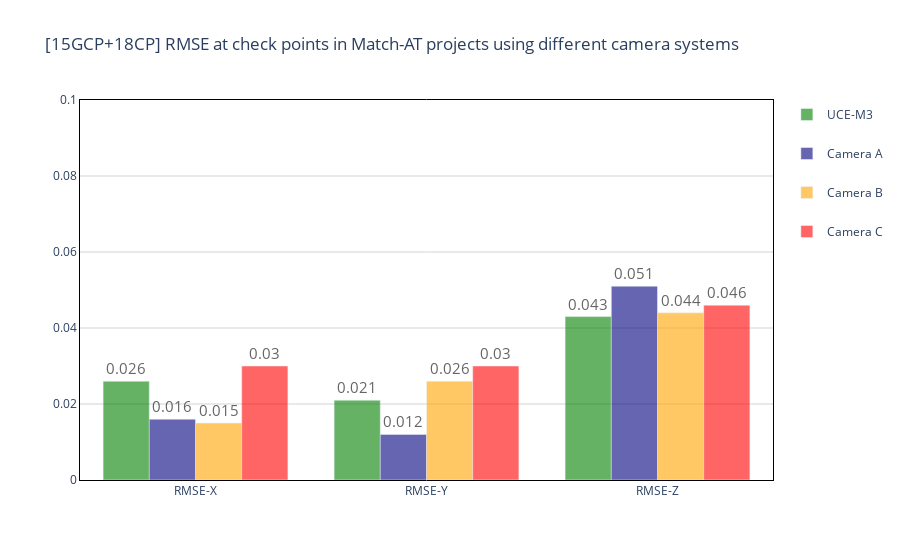

Notebook source saved alongside this figure:
### Code cell
"""[15GCP + 18CP] RMSE-BARPLOT"""
# [15GCP+18CP] Bar subplot of RMSE - x/y/z
""" 
Compare the results from Inpho projets with Match-AT setting: GNSS and shifts for all on, IMU on. Earth curvature and Refraction correction: on
"""

fig = go.Figure()
# prj_15gcp_list = [prj_15GCP_uce_m3, prj_15GCP_uce_4,
#                   prj_15GCP_leica, prj_15GCP_igi, prj_15GCP_pas]
# camera_names = ["UCE-M3", "UCE-4.1", "DMC-4", "UM-2", "PAS-880"]
# colors = ['green', 'navy', 'orange', 'red', 'deeppink']
# camera_names = ["UCE-M3", "UCE-4.1", "DMC-4", "UM-2"] # Non-anonymized
prj_15gcp_list = [prj_15GCP_uce_m3, prj_15GCP_uce_4,
                  prj_15GCP_leica, prj_15GCP_igi]
camera_names = ["UCE-M3", "Camera A", "Camera B", "Camera C"] #A: UCE-4.1, B: DMC-4, C: UM-2
colors = ['green', 'navy', 'orange', 'red']
x_axis = ['RMSE-X', 'RMSE-Y', 'RMSE-Z']

for prj, color, name in zip(prj_15gcp_list, colors, camera_names):
    fig.add_trace(go.Bar(
        name=name,
        x=x_axis,
        y=prj.cp_RMS,
        marker_color=color,
        text=[str(num) for num in prj.cp_RMS],
        textposition="inside",
        legendgroup=name,
        showlegend=True
    )
    )


fig.update_traces(opacity=0.6, textfont_size=15, textfont_color='black',textangle=0, textposition="outside", cliponaxis=False)
fig.update_layout(
    title='[15GCP+18CP] RMSE at check points in Match-AT projects using different camera systems',
    xaxis={"showgrid": False, "zeroline": False},
    yaxis={"showgrid": True, "zeroline": False, "range": [0, 0.1]},
    legend_tracegroupgap=20,
    plot_bgcolor='white'
)
fig.update_xaxes(showline=True, linewidth=1, linecolor='black', mirror=True)
fig.update_yaxes(showgrid=True, gridcolor='lightgray',
                 showline=True, linewidth=1, linecolor='black', mirror=True)
fig.show()
fig.write_html("./Results/15+18/CP_RMS-15gcp+18cp_highweight.html")

### Figure 1 — Plotly figure (JSON) as saved in the notebook; plotly's stock layout.template omitted (floating-point values rounded to 4 significant figures)
{"data": [{"cliponaxis": false, "legendgroup": "UCE-M3", "marker": {"color": "green"}, "name": "UCE-M3", "opacity": 0.6, "showlegend": true, "text": ["0.026", "0.021", "0.043"], "textangle": 0, "textfont": {"color": "black", "size": 15}, "textposition": "outside", "type": "bar", "x": ["RMSE-X", "RMSE-Y", "RMSE-Z"], "y": [0.026, 0.021, 0.043]}, {"cliponaxis": false, "legendgroup": "Camera A", "marker": {"color": "navy"}, "name": "Camera A", "opacity": 0.6, "showlegend": true, "text": ["0.016", "0.012", "0.051"], "textangle": 0, "textfont": {"color": "black", "size": 15}, "textposition": "outside", "type": "bar", "x": ["RMSE-X", "RMSE-Y", "RMSE-Z"], "y": [0.016, 0.012, 0.051]}, {"cliponaxis": false, "legendgroup": "Camera B", "marker": {"color": "orange"}, "name": "Camera B", "opacity": 0.6, "showlegend": true, "text": ["0.015", "0.026", "0.044"], "textangle": 0, "textfont": {"color": "black", "size": 15}, "textposition": "outside", "type": "bar", "x": ["RMSE-X", "RMSE-Y", "RMSE-Z"], "y": [0.015, 0.026, 0.044]}, {"cliponaxis": false, "legendgroup": "Camera C", "marker": {"color": "red"}, "name": "Camera C", "opacity": 0.6, "showlegend": true, "text": ["0.03", "0.03", "0.046"], "textangle": 0, "textfont": {"color": "black", "size": 15}, "textposition": "outside", "type": "bar", "x": ["RMSE-X", "RMSE-Y", "RMSE-Z"], "y": [0.03, 0.03, 0.046]}], "layout": {"legend": {"tracegroupgap": 20}, "plot_bgcolor": "white", "title": {"text": "[15GCP+18CP] RMSE at check points in Match-AT projects using different camera systems"}, "xaxis": {"linecolor": "black", "linewidth": 1, "mirror": true, "showgrid": false, "showline": true, "zeroline": false}, "yaxis": {"gridcolor": "lightgray", "linecolor": "black", "linewidth": 1, "mirror": true, "range": [0, 0.1], "showgrid": true, "showline": true, "zeroline": false}}}
